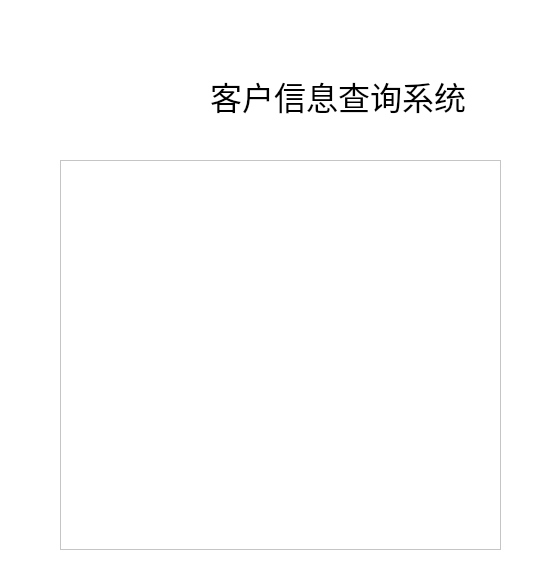
<?xml version="1.0" encoding="UTF-8"?>
<ui version="4.0">
 <class>Info</class>
 <widget class="QMainWindow" name="Info">
  <property name="geometry">
   <rect>
    <x>0</x>
    <y>0</y>
    <width>550</width>
    <height>580</height>
   </rect>
  </property>
  <property name="windowTitle">
   <string>Info</string>
  </property>
  <property name="windowIcon">
   <iconset>
    <normaloff>../data/images/logo.png</normaloff>../data/images/logo.png</iconset>
  </property>
  <property name="styleSheet">
   <string notr="true">background-color: white;
</string>
  </property>
  <widget class="QWidget" name="centralwidget">
   <widget class="QScrollArea" name="scrollArea">
    <property name="geometry">
     <rect>
      <x>60</x>
      <y>160</y>
      <width>441</width>
      <height>390</height>
     </rect>
    </property>
    <property name="styleSheet">
     <string notr="true">QScrollArea {
    border: 2px solid #4CAF50;               /* 设置2px绿色边框 */
    border-radius: 12px;                     /* 设置圆角 */
    background-color: #f9f9f9;               /* 设置背景色 */
    padding: 10px;                           /* 设置内边距 */
    box-shadow: 0 4px 8px rgba(0, 0, 0, 0.1); /* 添加柔和的阴影效果 */
    transition: all 0.3s ease;               /* 添加过渡效果，让状态改变时更平滑 */
}


QScrollArea &gt; QWidget {
    background-color: #fff;                  /* 设置内容区的背景颜色为白色 */
    border-radius: 8px;                      /* 设置内容区域圆角 */
    padding: 10px;                           /* 内容区内边距 */
}
</string>
    </property>
    <property name="widgetResizable">
     <bool>true</bool>
    </property>
    <widget class="QWidget" name="scrollAreaWidgetContents">
     <property name="geometry">
      <rect>
       <x>0</x>
       <y>0</y>
       <width>417</width>
       <height>366</height>
      </rect>
     </property>
    </widget>
   </widget>
   <widget class="QLabel" name="label">
    <property name="geometry">
     <rect>
      <x>210</x>
      <y>70</y>
      <width>261</width>
      <height>51</height>
     </rect>
    </property>
    <property name="font">
     <font>
      <family>华文新魏</family>
      <pointsize>24</pointsize>
     </font>
    </property>
    <property name="text">
     <string>客户信息查询系统</string>
    </property>
   </widget>
   <widget class="QLabel" name="label_3">
    <property name="geometry">
     <rect>
      <x>90</x>
      <y>60</y>
      <width>91</width>
      <height>81</height>
     </rect>
    </property>
    <property name="text">
     <string/>
    </property>
    <property name="pixmap">
     <pixmap>../data/images/logo.png</pixmap>
    </property>
    <property name="scaledContents">
     <bool>true</bool>
    </property>
   </widget>
  </widget>
 </widget>
 <resources/>
 <connections/>
</ui>
